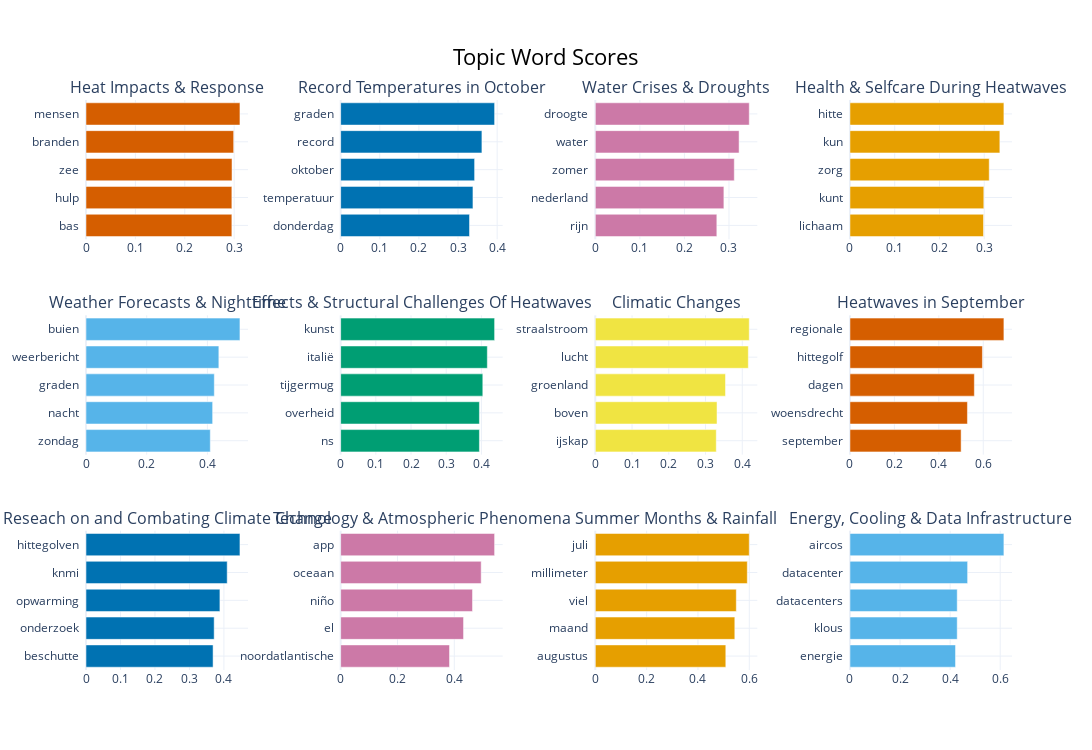

Write notebook code for a chart like this one.
### Code cell
topic_model.visualize_barchart(custom_labels=True, width=355, top_n_topics=12)

### Figure 1 — Plotly figure (JSON) as saved in the notebook; plotly's stock layout.template omitted (floating-point values rounded to 4 significant figures)
{"data": [{"marker": {"color": "#D55E00"}, "orientation": "h", "type": "bar", "x": [0.2953, 0.2953, 0.2957, 0.299, 0.3117], "xaxis": "x", "y": ["bas  ", "hulp  ", "zee  ", "branden  ", "mensen  "], "yaxis": "y"}, {"marker": {"color": "#0072B2"}, "orientation": "h", "type": "bar", "x": [0.3293, 0.3381, 0.3423, 0.361, 0.3935], "xaxis": "x2", "y": ["donderdag  ", "temperatuur  ", "oktober  ", "record  ", "graden  "], "yaxis": "y2"}, {"marker": {"color": "#CC79A7"}, "orientation": "h", "type": "bar", "x": [0.2727, 0.2885, 0.3119, 0.3226, 0.3455], "xaxis": "x3", "y": ["rijn  ", "nederland  ", "zomer  ", "water  ", "droogte  "], "yaxis": "y3"}, {"marker": {"color": "#E69F00"}, "orientation": "h", "type": "bar", "x": [0.2984, 0.2991, 0.3111, 0.3349, 0.3439], "xaxis": "x4", "y": ["lichaam  ", "kunt  ", "zorg  ", "kun  ", "hitte  "], "yaxis": "y4"}, {"marker": {"color": "#56B4E9"}, "orientation": "h", "type": "bar", "x": [0.4096, 0.4173, 0.4228, 0.4378, 0.5073], "xaxis": "x5", "y": ["zondag  ", "nacht  ", "graden  ", "weerbericht  ", "buien  "], "yaxis": "y5"}, {"marker": {"color": "#009E73"}, "orientation": "h", "type": "bar", "x": [0.3944, 0.3944, 0.4041, 0.4169, 0.4376], "xaxis": "x6", "y": ["ns  ", "overheid  ", "tijgermug  ", "italië  ", "kunst  "], "yaxis": "y6"}, {"marker": {"color": "#F0E442"}, "orientation": "h", "type": "bar", "x": [0.3293, 0.3313, 0.3544, 0.4165, 0.419], "xaxis": "x7", "y": ["ijskap  ", "boven  ", "groenland  ", "lucht  ", "straalstroom  "], "yaxis": "y7"}, {"marker": {"color": "#D55E00"}, "orientation": "h", "type": "bar", "x": [0.5003, 0.5288, 0.5599, 0.5962, 0.6929], "xaxis": "x8", "y": ["september  ", "woensdrecht  ", "dagen  ", "hittegolf  ", "regionale  "], "yaxis": "y8"}, {"marker": {"color": "#0072B2"}, "orientation": "h", "type": "bar", "x": [0.3685, 0.3717, 0.3884, 0.4095, 0.4465], "xaxis": "x9", "y": ["beschutte  ", "onderzoek  ", "opwarming  ", "knmi  ", "hittegolven  "], "yaxis": "y9"}, {"marker": {"color": "#CC79A7"}, "orientation": "h", "type": "bar", "x": [0.3832, 0.4326, 0.4642, 0.4947, 0.542], "xaxis": "x10", "y": ["noordatlantische  ", "el  ", "niño  ", "oceaan  ", "app  "], "yaxis": "y10"}, {"marker": {"color": "#E69F00"}, "orientation": "h", "type": "bar", "x": [0.5085, 0.5436, 0.5494, 0.5923, 0.5998], "xaxis": "x11", "y": ["augustus  ", "maand  ", "viel  ", "millimeter  ", "juli  "], "yaxis": "y11"}, {"marker": {"color": "#56B4E9"}, "orientation": "h", "type": "bar", "x": [0.4215, 0.4283, 0.4283, 0.4698, 0.6147], "xaxis": "x12", "y": ["energie  ", "klous  ", "datacenters  ", "datacenter  ", "aircos  "], "yaxis": "y12"}], "layout": {"annotations": [{"font": {"size": 16}, "showarrow": false, "text": "Heat Impacts & Response", "x": 0.0875, "xanchor": "center", "xref": "paper", "y": 1, "yanchor": "bottom", "yref": "paper"}, {"font": {"size": 16}, "showarrow": false, "text": "Record Temperatures in October", "x": 0.3625, "xanchor": "center", "xref": "paper", "y": 1, "yanchor": "bottom", "yref": "paper"}, {"font": {"size": 16}, "showarrow": false, "text": "Water Crises & Droughts", "x": 0.6375, "xanchor": "center", "xref": "paper", "y": 1, "yanchor": "bottom", "yref": "paper"}, {"font": {"size": 16}, "showarrow": false, "text": "Health & Selfcare During Heatwaves", "x": 0.9125, "xanchor": "center", "xref": "paper", "y": 1, "yanchor": "bottom", "yref": "paper"}, {"font": {"size": 16}, "showarrow": false, "text": "Weather Forecasts & Nighttime", "x": 0.0875, "xanchor": "center", "xref": "paper", "y": 0.6222, "yanchor": "bottom", "yref": "paper"}, {"font": {"size": 16}, "showarrow": false, "text": "Effects & Structural Challenges Of Heatwaves", "x": 0.3625, "xanchor": "center", "xref": "paper", "y": 0.6222, "yanchor": "bottom", "yref": "paper"}, {"font": {"size": 16}, "showarrow": false, "text": "Climatic Changes", "x": 0.6375, "xanchor": "center", "xref": "paper", "y": 0.6222, "yanchor": "bottom", "yref": "paper"}, {"font": {"size": 16}, "showarrow": false, "text": "Heatwaves in September", "x": 0.9125, "xanchor": "center", "xref": "paper", "y": 0.6222, "yanchor": "bottom", "yref": "paper"}, {"font": {"size": 16}, "showarrow": false, "text": "Reseach on and Combating Climate Change", "x": 0.0875, "xanchor": "center", "xref": "paper", "y": 0.2444, "yanchor": "bottom", "yref": "paper"}, {"font": {"size": 16}, "showarrow": false, "text": "Technology & Atmospheric Phenomena", "x": 0.3625, "xanchor": "center", "xref": "paper", "y": 0.2444, "yanchor": "bottom", "yref": "paper"}, {"font": {"size": 16}, "showarrow": false, "text": "Summer Months & Rainfall", "x": 0.6375, "xanchor": "center", "xref": "paper", "y": 0.2444, "yanchor": "bottom", "yref": "paper"}, {"font": {"size": 16}, "showarrow": false, "text": "Energy, Cooling & Data Infrastructure", "x": 0.9125, "xanchor": "center", "xref": "paper", "y": 0.2444, "yanchor": "bottom", "yref": "paper"}], "height": 750, "hoverlabel": {"bgcolor": "white", "font": {"family": "Rockwell", "size": 16}}, "showlegend": false, "title": {"font": {"color": "Black", "size": 22}, "text": "Topic Word Scores", "x": 0.5, "xanchor": "center", "yanchor": "top"}, "width": 1420, "xaxis": {"anchor": "y", "domain": [0, 0.175], "showgrid": true}, "xaxis10": {"anchor": "y10", "domain": [0.275, 0.45], "showgrid": true}, "xaxis11": {"anchor": "y11", "domain": [0.55, 0.725], "showgrid": true}, "xaxis12": {"anchor": "y12", "domain": [0.825, 1], "showgrid": true}, "xaxis2": {"anchor": "y2", "domain": [0.275, 0.45], "showgrid": true}, "xaxis3": {"anchor": "y3", "domain": [0.55, 0.725], "showgrid": true}, "xaxis4": {"anchor": "y4", "domain": [0.825, 1], "showgrid": true}, "xaxis5": {"anchor": "y5", "domain": [0, 0.175], "showgrid": true}, "xaxis6": {"anchor": "y6", "domain": [0.275, 0.45], "showgrid": true}, "xaxis7": {"anchor": "y7", "domain": [0.55, 0.725], "showgrid": true}, "xaxis8": {"anchor": "y8", "domain": [0.825, 1], "showgrid": true}, "xaxis9": {"anchor": "y9", "domain": [0, 0.175], "showgrid": true}, "yaxis": {"anchor": "x", "domain": [0.7556, 1], "showgrid": true}, "yaxis10": {"anchor": "x10", "domain": [0, 0.2444], "showgrid": true}, "yaxis11": {"anchor": "x11", "domain": [0, 0.2444], "showgrid": true}, "yaxis12": {"anchor": "x12", "domain": [0, 0.2444], "showgrid": true}, "yaxis2": {"anchor": "x2", "domain": [0.7556, 1], "showgrid": true}, "yaxis3": {"anchor": "x3", "domain": [0.7556, 1], "showgrid": true}, "yaxis4": {"anchor": "x4", "domain": [0.7556, 1], "showgrid": true}, "yaxis5": {"anchor": "x5", "domain": [0.3778, 0.6222], "showgrid": true}, "yaxis6": {"anchor": "x6", "domain": [0.3778, 0.6222], "showgrid": true}, "yaxis7": {"anchor": "x7", "domain": [0.3778, 0.6222], "showgrid": true}, "yaxis8": {"anchor": "x8", "domain": [0.3778, 0.6222], "showgrid": true}, "yaxis9": {"anchor": "x9", "domain": [0, 0.2444], "showgrid": true}}}
